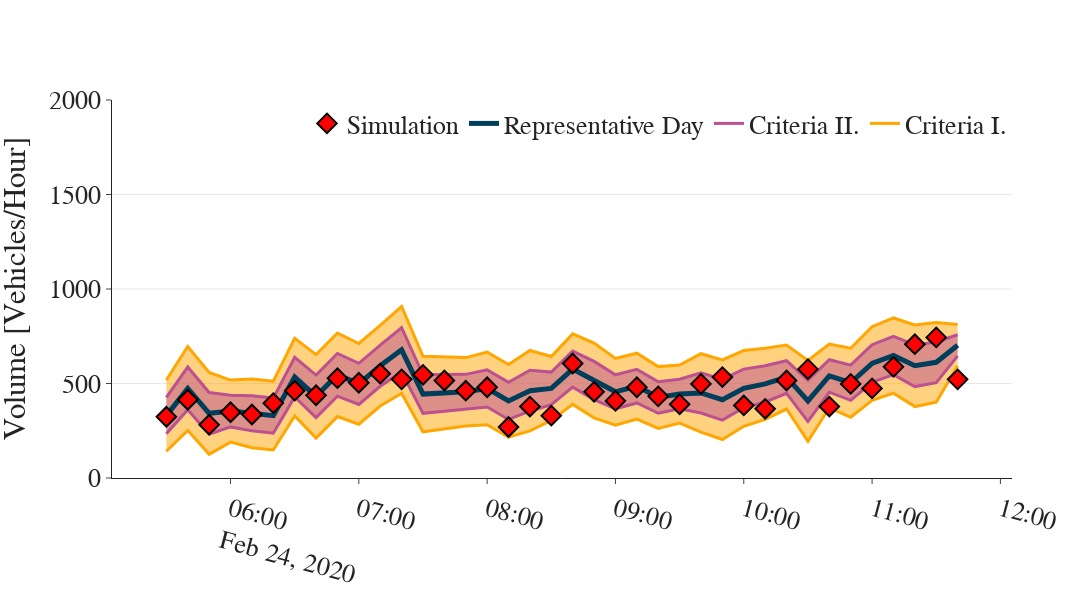

The notebook cell saved with this chart:
### Code cell
# TL = AIRPORT
# DETECTOR = 'WB'
calibration_plot(AIRPORT, 'WB')
